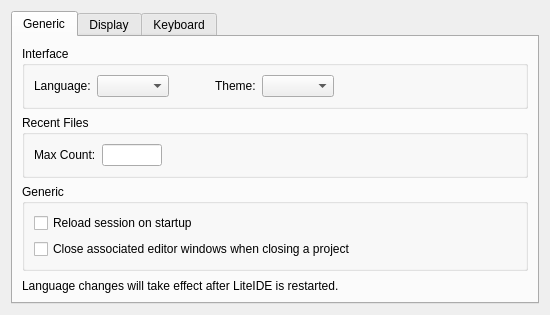
<?xml version="1.0" encoding="UTF-8"?>
<ui version="4.0">
 <class>LiteAppOption</class>
 <widget class="QWidget" name="LiteAppOption">
  <property name="geometry">
   <rect>
    <x>0</x>
    <y>0</y>
    <width>545</width>
    <height>272</height>
   </rect>
  </property>
  <property name="windowTitle">
   <string>Form</string>
  </property>
  <layout class="QVBoxLayout" name="verticalLayout_4">
   <item>
    <widget class="QTabWidget" name="tabWidget">
     <property name="currentIndex">
      <number>0</number>
     </property>
     <widget class="QWidget" name="tab">
      <attribute name="title">
       <string>Generic</string>
      </attribute>
      <layout class="QVBoxLayout" name="verticalLayout_3">
       <item>
        <widget class="QGroupBox" name="groupBox">
         <property name="title">
          <string>Interface</string>
         </property>
         <layout class="QHBoxLayout" name="horizontalLayout">
          <item>
           <widget class="QLabel" name="label">
            <property name="text">
             <string>Language:</string>
            </property>
           </widget>
          </item>
          <item>
           <widget class="QComboBox" name="langComboBox"/>
          </item>
          <item>
           <spacer name="horizontalSpacer_3">
            <property name="orientation">
             <enum>Qt::Horizontal</enum>
            </property>
            <property name="sizeType">
             <enum>QSizePolicy::Preferred</enum>
            </property>
            <property name="sizeHint" stdset="0">
             <size>
              <width>40</width>
              <height>20</height>
             </size>
            </property>
           </spacer>
          </item>
          <item>
           <widget class="QLabel" name="label_4">
            <property name="text">
             <string>Theme:</string>
            </property>
           </widget>
          </item>
          <item>
           <widget class="QComboBox" name="qssComboBox"/>
          </item>
          <item>
           <spacer name="horizontalSpacer">
            <property name="orientation">
             <enum>Qt::Horizontal</enum>
            </property>
            <property name="sizeHint" stdset="0">
             <size>
              <width>40</width>
              <height>20</height>
             </size>
            </property>
           </spacer>
          </item>
         </layout>
        </widget>
       </item>
       <item>
        <widget class="QGroupBox" name="groupBox_2">
         <property name="title">
          <string>Recent Files</string>
         </property>
         <layout class="QHBoxLayout" name="horizontalLayout_3" stretch="0,0,0">
          <item>
           <widget class="QLabel" name="label_3">
            <property name="text">
             <string>Max Count:</string>
            </property>
           </widget>
          </item>
          <item>
           <widget class="QLineEdit" name="maxRecentLineEdit">
            <property name="sizePolicy">
             <sizepolicy hsizetype="Preferred" vsizetype="Fixed">
              <horstretch>0</horstretch>
              <verstretch>0</verstretch>
             </sizepolicy>
            </property>
            <property name="maximumSize">
             <size>
              <width>60</width>
              <height>16777215</height>
             </size>
            </property>
            <property name="inputMask">
             <string/>
            </property>
           </widget>
          </item>
          <item>
           <spacer name="horizontalSpacer_2">
            <property name="orientation">
             <enum>Qt::Horizontal</enum>
            </property>
            <property name="sizeType">
             <enum>QSizePolicy::Expanding</enum>
            </property>
            <property name="sizeHint" stdset="0">
             <size>
              <width>40</width>
              <height>20</height>
             </size>
            </property>
           </spacer>
          </item>
         </layout>
         <zorder>maxRecentLineEdit</zorder>
         <zorder>label_3</zorder>
        </widget>
       </item>
       <item>
        <widget class="QGroupBox" name="groupBox_3">
         <property name="title">
          <string>Generic</string>
         </property>
         <layout class="QVBoxLayout" name="verticalLayout_6">
          <item>
           <widget class="QCheckBox" name="autoLoadLastSessionCheckBox">
            <property name="text">
             <string>Reload session on startup</string>
            </property>
           </widget>
          </item>
          <item>
           <widget class="QCheckBox" name="autoCloseProjecEditorsCheckBox">
            <property name="text">
             <string>Close associated editor windows when closing a project</string>
            </property>
           </widget>
          </item>
         </layout>
        </widget>
       </item>
       <item>
        <spacer name="verticalSpacer">
         <property name="orientation">
          <enum>Qt::Vertical</enum>
         </property>
         <property name="sizeHint" stdset="0">
          <size>
           <width>20</width>
           <height>40</height>
          </size>
         </property>
        </spacer>
       </item>
       <item>
        <widget class="QLabel" name="label_2">
         <property name="text">
          <string>Language changes will take effect after LiteIDE is restarted.</string>
         </property>
         <property name="scaledContents">
          <bool>false</bool>
         </property>
         <property name="wordWrap">
          <bool>true</bool>
         </property>
        </widget>
       </item>
      </layout>
      <zorder>label_2</zorder>
      <zorder>groupBox_2</zorder>
      <zorder>groupBox</zorder>
      <zorder>groupBox_3</zorder>
      <zorder>verticalSpacer</zorder>
     </widget>
     <widget class="QWidget" name="tab_3">
      <attribute name="title">
       <string>Display</string>
      </attribute>
      <layout class="QVBoxLayout" name="verticalLayout_2">
       <item>
        <widget class="QGroupBox" name="groupBox_8">
         <property name="title">
          <string>Display</string>
         </property>
         <layout class="QVBoxLayout" name="verticalLayout">
          <item>
           <widget class="QCheckBox" name="splashVisibleCheckBox">
            <property name="text">
             <string>Show splash screen on startup</string>
            </property>
           </widget>
          </item>
          <item>
           <widget class="QCheckBox" name="welcomeVisibleCheckBox">
            <property name="text">
             <string>Show welcome page on startup</string>
            </property>
           </widget>
          </item>
          <item>
           <widget class="QCheckBox" name="editorTabsClosableCheckBox">
            <property name="text">
             <string>Show close buttons on each editor tab</string>
            </property>
           </widget>
          </item>
         </layout>
        </widget>
       </item>
       <item>
        <widget class="QGroupBox" name="groupBox_9">
         <property name="title">
          <string>Toolbar Icon Size</string>
         </property>
         <layout class="QHBoxLayout" name="horizontalLayout_10">
          <item>
           <widget class="QRadioButton" name="radioButton">
            <property name="text">
             <string notr="true">16x16</string>
            </property>
            <attribute name="buttonGroup">
             <string notr="true">buttonGroup</string>
            </attribute>
           </widget>
          </item>
          <item>
           <widget class="QRadioButton" name="radioButton_2">
            <property name="text">
             <string notr="true">18x18</string>
            </property>
            <attribute name="buttonGroup">
             <string notr="true">buttonGroup</string>
            </attribute>
           </widget>
          </item>
          <item>
           <widget class="QRadioButton" name="radioButton_3">
            <property name="text">
             <string notr="true">20x20</string>
            </property>
            <attribute name="buttonGroup">
             <string notr="true">buttonGroup</string>
            </attribute>
           </widget>
          </item>
          <item>
           <widget class="QRadioButton" name="radioButton_4">
            <property name="text">
             <string notr="true">22x22</string>
            </property>
            <attribute name="buttonGroup">
             <string notr="true">buttonGroup</string>
            </attribute>
           </widget>
          </item>
          <item>
           <widget class="QRadioButton" name="radioButton_5">
            <property name="text">
             <string notr="true">24x24</string>
            </property>
            <attribute name="buttonGroup">
             <string notr="true">buttonGroup</string>
            </attribute>
           </widget>
          </item>
         </layout>
        </widget>
       </item>
       <item>
        <spacer name="verticalSpacer_4">
         <property name="orientation">
          <enum>Qt::Vertical</enum>
         </property>
         <property name="sizeHint" stdset="0">
          <size>
           <width>20</width>
           <height>40</height>
          </size>
         </property>
        </spacer>
       </item>
      </layout>
     </widget>
     <widget class="QWidget" name="tab_2">
      <attribute name="title">
       <string>Keyboard</string>
      </attribute>
      <layout class="QVBoxLayout" name="verticalLayout_5">
       <item>
        <widget class="QLabel" name="label_5">
         <property name="text">
          <string>Format: {Ctrl+B},{Ctrl+Shift+B},{Ctrl+K,Ctrl+U},{Ctrl+Shift+Z;Ctrl+Y}</string>
         </property>
        </widget>
       </item>
       <item>
        <widget class="QTreeView" name="keysTreeView"/>
       </item>
       <item>
        <layout class="QHBoxLayout" name="horizontalLayout_7">
         <item>
          <widget class="QCheckBox" name="standardCheckBox">
           <property name="text">
            <string>Hide standard commands</string>
           </property>
          </widget>
         </item>
         <item>
          <widget class="QPushButton" name="resetButton">
           <property name="text">
            <string>Reset</string>
           </property>
          </widget>
         </item>
         <item>
          <widget class="QPushButton" name="resetAllButton">
           <property name="text">
            <string>Reset All</string>
           </property>
          </widget>
         </item>
         <item>
          <spacer name="horizontalSpacer_7">
           <property name="orientation">
            <enum>Qt::Horizontal</enum>
           </property>
           <property name="sizeHint" stdset="0">
            <size>
             <width>40</width>
             <height>20</height>
            </size>
           </property>
          </spacer>
         </item>
         <item>
          <widget class="QPushButton" name="importButton">
           <property name="text">
            <string>Import...</string>
           </property>
          </widget>
         </item>
         <item>
          <widget class="QPushButton" name="exportButton">
           <property name="text">
            <string>Export...</string>
           </property>
          </widget>
         </item>
        </layout>
       </item>
      </layout>
     </widget>
    </widget>
   </item>
  </layout>
 </widget>
 <resources/>
 <connections/>
 <buttongroups>
  <buttongroup name="buttonGroup"/>
 </buttongroups>
</ui>
